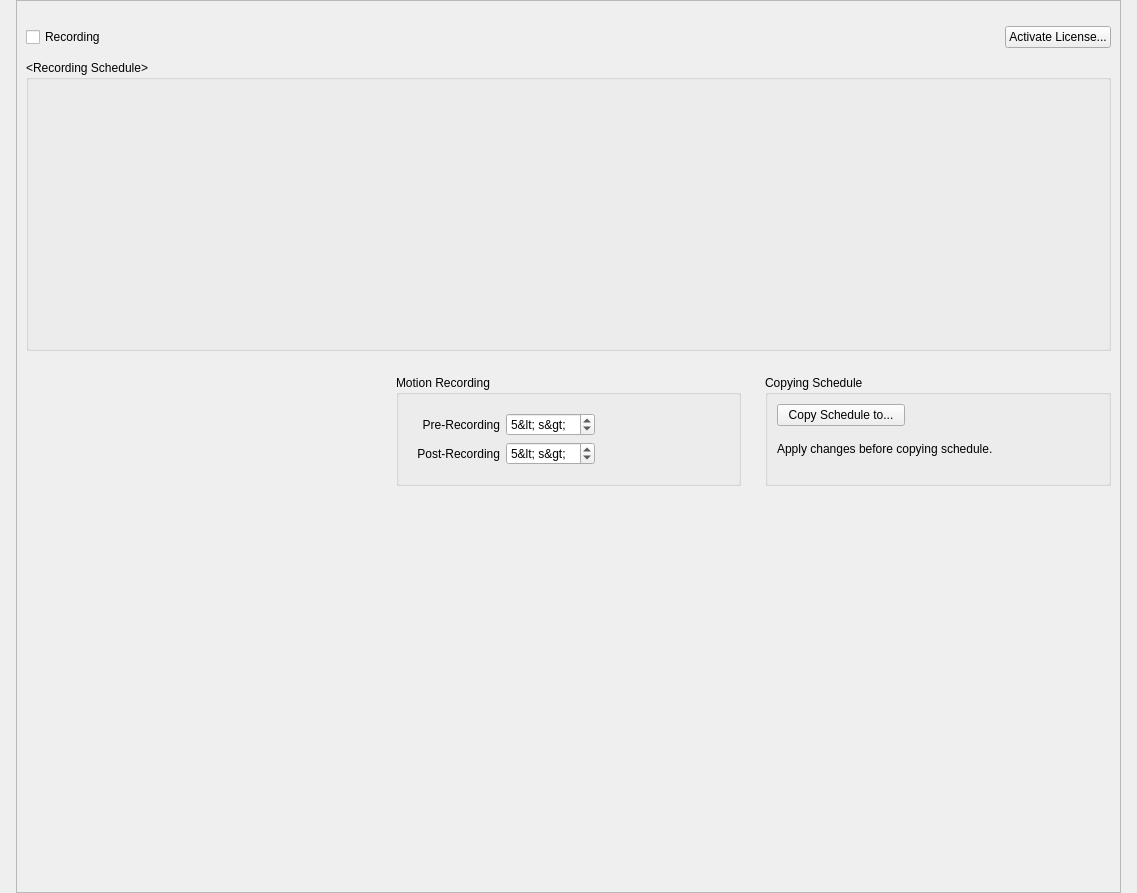
<?xml version="1.0" encoding="UTF-8"?>
<ui version="4.0">
 <class>CameraScheduleWidget</class>
 <widget class="QWidget" name="CameraScheduleWidget">
  <property name="geometry">
   <rect>
    <x>0</x>
    <y>0</y>
    <width>1137</width>
    <height>893</height>
   </rect>
  </property>
  <layout class="QVBoxLayout" name="verticalLayout_6">
   <property name="leftMargin">
    <number>16</number>
   </property>
   <property name="topMargin">
    <number>0</number>
   </property>
   <property name="rightMargin">
    <number>16</number>
   </property>
   <property name="bottomMargin">
    <number>0</number>
   </property>
   <item>
    <widget class="QScrollArea" name="scrollArea">
     <property name="horizontalScrollBarPolicy">
      <enum>Qt::ScrollBarAlwaysOff</enum>
     </property>
     <property name="widgetResizable">
      <bool>true</bool>
     </property>
     <property name="alignment">
      <set>Qt::AlignLeading|Qt::AlignLeft|Qt::AlignTop</set>
     </property>
     <widget class="QWidget" name="scrollAreaWidgetContents">
      <property name="geometry">
       <rect>
        <x>0</x>
        <y>0</y>
        <width>1103</width>
        <height>891</height>
       </rect>
      </property>
      <layout class="QVBoxLayout" name="verticalLayout_7" stretch="0,0,0,0,0,0,1">
       <item>
        <spacer name="verticalSpacer_8">
         <property name="orientation">
          <enum>Qt::Vertical</enum>
         </property>
         <property name="sizeType">
          <enum>QSizePolicy::Fixed</enum>
         </property>
         <property name="sizeHint" stdset="0">
          <size>
           <width>20</width>
           <height>16</height>
          </size>
         </property>
        </spacer>
       </item>
       <item>
        <layout class="QHBoxLayout" name="topButtonsLayout">
         <item>
          <widget class="QCheckBox" name="enableRecordingCheckBox">
           <property name="text">
            <string>Recording</string>
           </property>
           <property name="tristate">
            <bool>true</bool>
           </property>
          </widget>
         </item>
         <item>
          <spacer name="horizontalSpacer">
           <property name="orientation">
            <enum>Qt::Horizontal</enum>
           </property>
           <property name="sizeHint" stdset="0">
            <size>
             <width>40</width>
             <height>20</height>
            </size>
           </property>
          </spacer>
         </item>
         <item>
          <widget class="QPushButton" name="licensesButton">
           <property name="text">
            <string>Activate License...</string>
           </property>
          </widget>
         </item>
        </layout>
       </item>
       <item>
        <widget class="QnLicensesUsageWidget" name="licensesUsageWidget" native="true"/>
       </item>
       <item>
        <layout class="QVBoxLayout" name="recordingScheduleLayout">
         <property name="topMargin">
          <number>0</number>
         </property>
         <item>
          <widget class="QGroupBox" name="scheduleGridGroupBox">
           <property name="title">
            <string notr="true">&lt;Recording Schedule&gt;</string>
           </property>
           <property name="flat">
            <bool>true</bool>
           </property>
           <layout class="QVBoxLayout" name="scheduleGridLayout">
            <item>
             <widget class="QnScheduleGridWidget" name="gridWidget" native="true">
              <property name="enabled">
               <bool>true</bool>
              </property>
              <property name="sizePolicy">
               <sizepolicy hsizetype="MinimumExpanding" vsizetype="MinimumExpanding">
                <horstretch>0</horstretch>
                <verstretch>0</verstretch>
               </sizepolicy>
              </property>
              <property name="minimumSize">
               <size>
                <width>0</width>
                <height>250</height>
               </size>
              </property>
             </widget>
            </item>
           </layout>
          </widget>
         </item>
        </layout>
       </item>
       <item>
        <widget class="nx::client::desktop::ScheduleSettingsWidget" name="scheduleSettingsWidget" native="true"/>
       </item>
       <item>
        <layout class="QHBoxLayout" name="bottomParametersLayout" stretch="1,1,1">
         <property name="spacing">
          <number>24</number>
         </property>
         <property name="topMargin">
          <number>12</number>
         </property>
         <property name="bottomMargin">
          <number>0</number>
         </property>
         <item>
          <widget class="nx::client::desktop::ArchiveLengthWidget" name="archiveLengthWidget" native="true">
           <property name="minimumSize">
            <size>
             <width>50</width>
             <height>0</height>
            </size>
           </property>
          </widget>
         </item>
         <item>
          <widget class="QGroupBox" name="motionGroupBox">
           <property name="title">
            <string>Motion Recording</string>
           </property>
           <property name="flat">
            <bool>true</bool>
           </property>
           <layout class="QVBoxLayout" name="verticalLayout_3">
            <item>
             <widget class="QWidget" name="widget_3" native="true">
              <property name="sizePolicy">
               <sizepolicy hsizetype="Maximum" vsizetype="Maximum">
                <horstretch>0</horstretch>
                <verstretch>0</verstretch>
               </sizepolicy>
              </property>
              <layout class="QGridLayout" name="gridLayout_2">
               <item row="0" column="0">
                <widget class="QLabel" name="label_9">
                 <property name="text">
                  <string>Pre-Recording</string>
                 </property>
                 <property name="alignment">
                  <set>Qt::AlignRight|Qt::AlignTrailing|Qt::AlignVCenter</set>
                 </property>
                 <property name="buddy">
                  <cstring>recordBeforeSpinBox</cstring>
                 </property>
                </widget>
               </item>
               <item row="0" column="1">
                <widget class="QSpinBox" name="recordBeforeSpinBox">
                 <property name="suffix">
                  <string notr="true" extracomment="Short for &quot;seconds&quot;">&lt; s&gt;</string>
                 </property>
                 <property name="minimum">
                  <number>3</number>
                 </property>
                 <property name="maximum">
                  <number>20</number>
                 </property>
                 <property name="value">
                  <number>5</number>
                 </property>
                </widget>
               </item>
               <item row="1" column="0">
                <widget class="QLabel" name="label_10">
                 <property name="text">
                  <string>Post-Recording</string>
                 </property>
                 <property name="alignment">
                  <set>Qt::AlignRight|Qt::AlignTrailing|Qt::AlignVCenter</set>
                 </property>
                 <property name="buddy">
                  <cstring>recordAfterSpinBox</cstring>
                 </property>
                </widget>
               </item>
               <item row="1" column="1">
                <widget class="QSpinBox" name="recordAfterSpinBox">
                 <property name="suffix">
                  <string notr="true" extracomment="Short for &quot;seconds&quot;">&lt; s&gt;</string>
                 </property>
                 <property name="minimum">
                  <number>3</number>
                 </property>
                 <property name="maximum">
                  <number>20</number>
                 </property>
                 <property name="value">
                  <number>5</number>
                 </property>
                </widget>
               </item>
              </layout>
             </widget>
            </item>
            <item>
             <spacer name="verticalSpacer_5">
              <property name="orientation">
               <enum>Qt::Vertical</enum>
              </property>
              <property name="sizeHint" stdset="0">
               <size>
                <width>0</width>
                <height>0</height>
               </size>
              </property>
             </spacer>
            </item>
           </layout>
          </widget>
         </item>
         <item>
          <widget class="QGroupBox" name="copyScheduleGroupBox">
           <property name="title">
            <string>Copying Schedule</string>
           </property>
           <property name="flat">
            <bool>true</bool>
           </property>
           <layout class="QVBoxLayout" name="verticalLayout_5" stretch="0,0,1">
            <property name="spacing">
             <number>16</number>
            </property>
            <item>
             <widget class="QPushButton" name="exportScheduleButton">
              <property name="sizePolicy">
               <sizepolicy hsizetype="Fixed" vsizetype="Fixed">
                <horstretch>0</horstretch>
                <verstretch>0</verstretch>
               </sizepolicy>
              </property>
              <property name="minimumSize">
               <size>
                <width>128</width>
                <height>0</height>
               </size>
              </property>
              <property name="text">
               <string>Copy Schedule to...</string>
              </property>
             </widget>
            </item>
            <item>
             <widget class="QLabel" name="exportWarningLabel">
              <property name="text">
               <string>Apply changes before copying schedule.</string>
              </property>
              <property name="wordWrap">
               <bool>true</bool>
              </property>
             </widget>
            </item>
            <item>
             <spacer name="verticalSpacer_4">
              <property name="orientation">
               <enum>Qt::Vertical</enum>
              </property>
              <property name="sizeHint" stdset="0">
               <size>
                <width>0</width>
                <height>0</height>
               </size>
              </property>
             </spacer>
            </item>
           </layout>
          </widget>
         </item>
        </layout>
       </item>
       <item>
        <spacer name="verticalSpacer_7">
         <property name="orientation">
          <enum>Qt::Vertical</enum>
         </property>
         <property name="sizeType">
          <enum>QSizePolicy::MinimumExpanding</enum>
         </property>
         <property name="sizeHint" stdset="0">
          <size>
           <width>20</width>
           <height>16</height>
          </size>
         </property>
        </spacer>
       </item>
      </layout>
     </widget>
    </widget>
   </item>
  </layout>
 </widget>
 <customwidgets>
  <customwidget>
   <class>QnScheduleGridWidget</class>
   <extends>QWidget</extends>
   <header location="global">ui/widgets/properties/schedule_grid_widget.h</header>
   <container>1</container>
  </customwidget>
  <customwidget>
   <class>QnLicensesUsageWidget</class>
   <extends>QWidget</extends>
   <header location="global">ui/widgets/licensing/licenses_usage_widget.h</header>
   <container>1</container>
  </customwidget>
  <customwidget>
   <class>nx::client::desktop::ArchiveLengthWidget</class>
   <extends>QWidget</extends>
   <header location="global">nx/client/desktop/resource_properties/camera/widgets/archive_length_widget.h</header>
   <container>1</container>
  </customwidget>
  <customwidget>
   <class>nx::client::desktop::ScheduleSettingsWidget</class>
   <extends>QWidget</extends>
   <header location="global">nx/client/desktop/resource_properties/camera/widgets/schedule_settings_widget.h</header>
   <container>1</container>
  </customwidget>
 </customwidgets>
 <tabstops>
  <tabstop>enableRecordingCheckBox</tabstop>
  <tabstop>licensesButton</tabstop>
  <tabstop>recordBeforeSpinBox</tabstop>
  <tabstop>recordAfterSpinBox</tabstop>
 </tabstops>
 <resources/>
 <connections/>
 <slots>
  <slot>doNotChangeStateChanged(int)</slot>
 </slots>
</ui>
